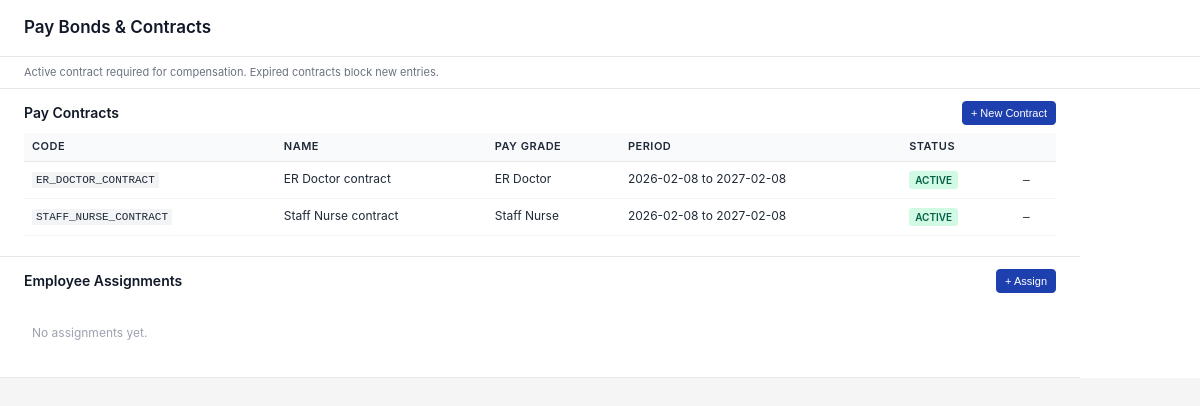
Page /modules/compensation/views/pay_bonds_contracts.php on the committed database.
### tables this page shows
CREATE TABLE `pay_contracts` (
  `id` int(11) NOT NULL,
  `code` varchar(50) NOT NULL,
  `name` varchar(255) NOT NULL,
  `pay_grade_id` int(11) NOT NULL,
  `start_date` date NOT NULL,
  `end_date` date NOT NULL,
  `applicable_policies` text DEFAULT NULL COMMENT 'e.g. policy references or notes',
  `created_at` timestamp NOT NULL DEFAULT current_timestamp(),
  `updated_at` timestamp NOT NULL DEFAULT current_timestamp() ON UPDATE current_timestamp()
);

CREATE TABLE `pay_grades` (
  `id` int(11) NOT NULL,
  `code` varchar(50) NOT NULL,
  `name` varchar(255) NOT NULL,
  `description` text DEFAULT NULL,
  `status` varchar(50) DEFAULT 'Active',
  `created_at` timestamp NOT NULL DEFAULT current_timestamp(),
  `updated_at` timestamp NOT NULL DEFAULT current_timestamp() ON UPDATE current_timestamp()
);

### config/BaseModel.php (called while the page is built, shortened)
<?php
abstract class BaseModel {
    protected $db;
    public function __construct() {
        $database = new Database();
        $this->db = $database->connect();
    }
    public function query($sql, $params = []) {
        try {
            $stmt = $this->db->prepare($sql);
            if (!empty($params)) {
                $stmt->execute($params);
            } else {
                $stmt->execute();
            }
            return $stmt->fetchAll(PDO::FETCH_ASSOC);
        } catch (PDOException $e) {
            throw new Exception("Query execution failed: " . $e->getMessage());
        }
    }
}
?>

### config/Database.php (called while the page is built, shortened)
<?php
class Database {
    private $host = 'localhost';
    private $db_name = 'public_html';
    private $username = 'root';
    private $password = '';
    public function connect() {
        $this->conn = null;
        try {
            $this->conn = new PDO(
                'mysql:host=' . $this->host . ';dbname=' . $this->db_name . ';charset=utf8mb4',
                $this->username,
                $this->password
            );
            $this->conn->setAttribute(PDO::ATTR_ERRMODE, PDO::ERRMODE_EXCEPTION);
            $this->conn->exec("SET @@session.time_zone = '+08:00'");
        } catch (PDOException $e) {
            error_log('Database Connection Error: ' . $e->getMessage());
            throw new RuntimeException('Database connection failed: ' . $e->getMessage(), 0, $e);
        }
        return $this->conn;
    }
}
?>

### modules/compensation/models/PayContract.php (called while the page is built, shortened)
<?php
require_once __DIR__ . '/../../../config/BaseModel.php';
class PayContract extends BaseModel {
    protected $table = 'pay_contracts';
    public function getAllWithGrade($activeOnly = false) {
        $query = "SELECT pc.*, pg.name AS pay_grade_name, pg.code AS pay_grade_code
            FROM {$this->table} pc
            JOIN pay_grades pg ON pg.id = pc.pay_grade_id
            WHERE 1=1";
        if ($activeOnly) {
            $query .= " AND pc.end_date >= CURDATE()";
        }
        $query .= " ORDER BY pc.start_date DESC";
        return $this->query($query);
    }
}

### modules/compensation/views/pay_bonds_contracts.php (the view, shortened to what this page needs)
<?php
require_once __DIR__ . '/../../../config/Database.php';
require_once __DIR__ . '/../models/PayContract.php';
$contractModel = new PayContract();
$assignmentModel = new EmployeeContractAssignment();
$contracts = $contractModel->getAllWithGrade(false);
$assignments = $assignmentModel->getAllWithDetails([]);
$handlerUrl = 'modules/compensation/pay_bonds_contracts_handler.php';
?>
<!DOCTYPE html>
<html>
<head>
</head>
<body>
<div class="container">
    <div class="header">
        <h1 class="title">Pay Bonds &amp; Contracts</h1>
    </div>
    <div class="info-row">
        Active contract required for compensation. Expired contracts block new entries.
    </div>
    <div class="content">
        <div class="section">
            <div class="section-header">
                <div class="section-title">Pay Contracts</div>
                <button class="btn btn-primary btn-sm" onclick="toggleForm('add-contract-form'); return false;">+ New Contract</button>
            </div>
            <?php if (empty($contracts)): ?>
            <div class="empty-state">No pay contracts yet.</div>
            <?php else: ?>
            <table class="table">
                <thead>
                    <tr>
                        <th>Code</th>
                        <th>Name</th>
                        <th>Pay Grade</th>
                        <th>Period</th>
                        <th>Status</th>
                        <th style="width: 50px;"></th>
                    </tr>
                </thead>
                <tbody>
                    <?php foreach ($contracts as $c):
                        $isActive = $c['end_date'] && $c['end_date'] >= date('Y-m-d');
                        $period = htmlspecialchars($c['start_date']) . ' to ' . htmlspecialchars($c['end_date']);
                    ?>
                    <tr>
                        <td><span class="code"><?php echo htmlspecialchars($c['code']); ?></span></td>
                        <td><?php echo htmlspecialchars($c['name']); ?></td>
                        <td><?php echo htmlspecialchars($c['pay_grade_name']); ?></td>
                        <td><?php echo $period; ?></td>
                        <td><span class="badge badge-<?php echo $isActive ? 'active' : 'inactive'; ?>"><?php echo $isActive ? 'Active' : 'Expired'; ?></span></td>
                        <td class="action-icon">
                            <?php if ($isActive): ?>
                            <form method="post" action="<?php echo htmlspecialchars($handlerUrl); ?>" style="display: inline;">
                                <button type="submit" title="Deactivate">−</button>
                            </form>
                            <?php else: ?>
                            —
                            <?php endif; ?>
                        </td>
                    </tr>
                    <?php endforeach; ?>
                </tbody>
            </table>
            <?php endif; ?>
        </div>
        <div class="section">
            <div class="section-header">
                <div class="section-title">Employee Assignments</div>
                <button class="btn btn-primary btn-sm" onclick="toggleForm('add-assignment-form'); return false;">+ Assign</button>
            </div>
            <?php if (empty($assignments)): ?>
            <div class="empty-state">No assignments yet.</div>
            <?php endif; ?>
        </div>
    </div>
</div>
</body>
</html>

### modules/compensation/views/pay_bonds_contracts.php (style rules this page uses)
* { margin: 0; padding: 0; box-sizing: border-box; }
body { background: #f5f5f5; font-family: -apple-system, BlinkMacSystemFont, 'Segoe UI', Roboto, sans-serif; color: #1f2937; font-size: 13px; line-height: 1.4; }
.container { width: 100%; background: #fff; }
.header { padding: 16px 24px; border-bottom: 1px solid #e5e7eb; }
.title { font-size: 17px; font-weight: 600; color: #111827; }
.info-row { padding: 8px 24px; color: #6b7280; font-size: 11px; border-bottom: 1px solid #e5e7eb; }
.content { max-width: 1080px; }
.section { padding: 12px 24px; border-bottom: 1px solid #e5e7eb; }
.section-header { display: flex; justify-content: space-between; align-items: center; margin-bottom: 8px; }
.section-title { font-size: 14px; font-weight: 600; color: #111827; }
.table { width: 100%; border-collapse: collapse; font-size: 12px; margin-bottom: 8px; }
.table th { background: #f9fafb; border-bottom: 1px solid #e5e7eb; padding: 6px 8px; text-align: left; font-weight: 600; font-size: 11px; text-transform: uppercase; letter-spacing: 0.5px; height: 28px; }
.table td { padding: 6px 8px; border-bottom: 1px solid #f3f4f6; height: 30px; vertical-align: middle; }
.table .code { font-family: 'Courier New', monospace; background: #f3f4f6; padding: 2px 4px; border-radius: 2px; font-size: 11px; }
.badge { font-size: 10px; padding: 2px 6px; border-radius: 3px; font-weight: 600; text-transform: uppercase; display: inline-block; }
.badge-active { background: #d1fae5; color: #065f46; }
.btn { padding: 6px 12px; font-size: 12px; font-weight: 500; border: 1px solid #d1d5db; background: #fff; color: #374151; border-radius: 4px; cursor: pointer; height: 28px; display: inline-flex; align-items: center; }
.btn-primary { background: #1e40af; color: #fff; border-color: #1e40af; }
.btn-sm { padding: 4px 8px; font-size: 11px; height: 24px; }
.empty-state { padding: 24px 8px; color: #9ca3af; font-size: 12px; }
.action-icon { cursor: pointer; text-align: center; }
.action-icon button { background: none; border: none; color: #374151; cursor: pointer; font-size: 14px; padding: 0; width: 24px; height: 24px; display: flex; align-items: center; justify-content: center; }

### rows in the picture
pay_contracts: code "ER_DOCTOR_CONTRACT", name "ER Doctor contract", pay_grade.name "ER Doctor", period "2026-02-08 to 2027-02-08", shows "ACTIVE"
pay_contracts: code "STAFF_NURSE_CONTRACT", name "Staff Nurse contract", pay_grade.name "Staff Nurse", period "2026-02-08 to 2027-02-08", shows "ACTIVE"
